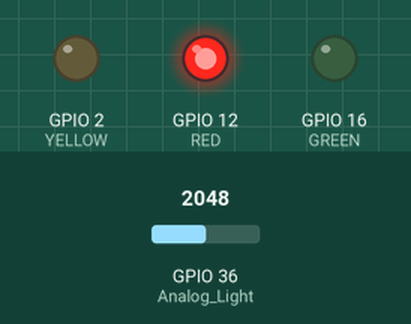
Recording of a program running on a simulated ESP32 board running MicroPython. Parts: output pins drawn as LEDs (lit = HIGH). The inputs (shaded band) are chosen by the test bench; at power-on: GPIO 36 (Analog_Light) = 2048 (analog values on the 0–4095 scale). At 6.3 s the program stops and its outputs stay as they are.

Above: at 0.5 s.
At 1.15 s:
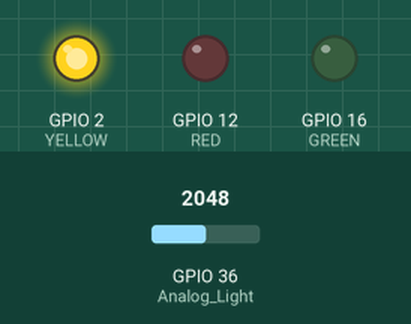
At 3.8 s:
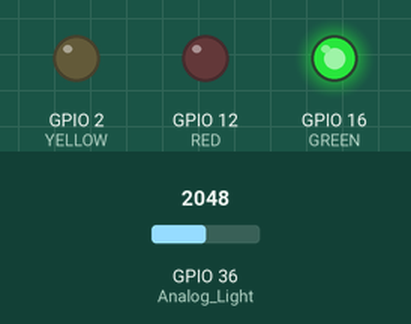
Timing chart, 0 to 4.8 s (numbered marks = the images above):
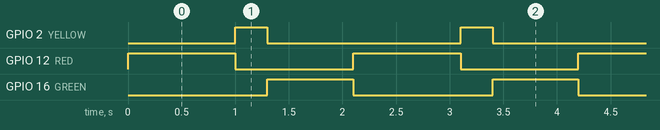

The program:

MessingWithMicroPython_ONESP32.py
```python
#SUPER lazy micro python
import machine
import utime

GREEN = machine.Pin(16, machine.Pin.OUT)
GREEN.value(0)
GREEN.value(1)
GREEN.off()
GREEN.on()
YELLOW = machine.Pin(2, machine.Pin.OUT)
YELLOW.value(0)
YELLOW.value(1)
YELLOW.off()
YELLOW.on()
RED = machine.Pin(12, machine.Pin.OUT)
RED.value(0)
RED.value(1)
RED.off()
RED.on()

for i in range(3):
	GREEN.off()
	YELLOW.off()
	RED.off()
	RED.on()
	utime.sleep(1)
	RED.off()
	YELLOW.on()
	utime.sleep(0.3)
	YELLOW.off()
	GREEN.on()
	utime.sleep(0.8)
	GREEN.off()

Analog_Pin = machine.Pin(0,machine.Pin.IN)
Analog_Light = machine.ADC(machine.Pin(36))
Analog_Light.read()


if Analog_Light.read() < 4095:
	GREEN.off()
	YELLOW.off()
	RED.off()
```

Measured:
- by itself, GPIO 2 (YELLOW): alternates HIGH for 0.30 s and LOW for 1.8 s
- by itself, GPIO 12 (RED): alternates HIGH for 1.0 s and LOW for 1.1 s, 6 changes in all, then stays LOW
- by itself, GPIO 16 (GREEN): alternates HIGH for 0.80 s and LOW for 1.3 s
